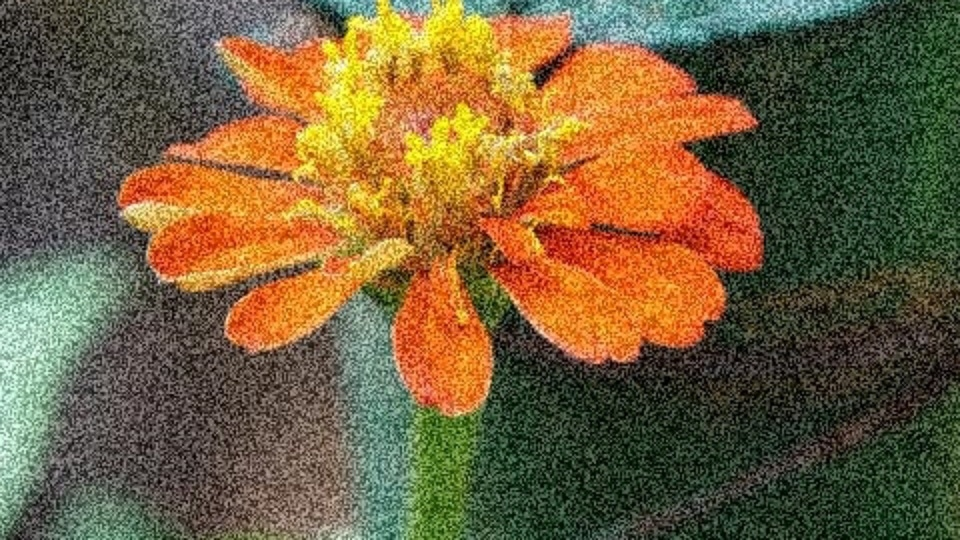
#> input picture image/noise_hoa.jpg, 960 x 540 px
$ jupyter execute test.ipynb   (shell and % lines are left out)
#> lines starting #> are read from the running program, lines starting #| are printed output that depends on the picture
[cell 1]
"""
ĐỀ TÀI 4: PHÂN TÍCH SVD VÀ ỨNG DỤNG TRONG XỬ LÝ ẢNH
Đáp ứng đầy đủ: Phân tích định lượng (Chuẩn Frobenius) + Trực quan khử nhiễu + So sánh Gốc vs Tốt nhất.
Chạy trực tiếp trên Jupyter Notebook (.ipynb)
"""

# ==================== TỰ ĐỘNG CÀI THƯ VIỆN NẾU THIẾU ====================
try:
    import skimage
    import numpy
    import PIL
    import matplotlib
except ModuleNotFoundError:
    print("Hệ thống đang cài đặt các thư viện cần thiết...")
    %pip install scikit-image numpy pillow matplotlib

# Cấu hình hiển thị đồ thị của matplotlib ngay trong Notebook

import os
import numpy as np
from PIL import Image
import matplotlib.pyplot as plt
from skimage.metrics import structural_similarity as ssim


# ==================== CẤU HÌNH HỆ THỐNG ====================
IMAGE_PATH = "image/noise_hoa.jpg"         # <-- Đường dẫn đến file ảnh của bạn
K_VALUES = [20, 50, 100, 150, 250]  # <-- Tăng dải k để giữ lại chi tiết sắc nét cho ảnh màu
NGUONG_NANG_LUONG = 0.98            # <-- Nâng lên 98% năng lượng để ảnh tốt nhất nét căng, không bị nhòe
OUTPUT_DIR = "ket_qua_svd"
MATRIX_DIR = "ma_tran_day_du"
# ===========================================================


def buoc1_doc_anh(path):
    """Đọc ảnh đầu vào và chuyển thành mảng số thực."""
    if not os.path.exists(path):
        raise FileNotFoundError(f"Không tìm thấy file ảnh '{path}'. Bạn hãy kiểm tra lại xem ảnh đã đặt đúng tên và nằm cùng thư mục với file .ipynb chưa nhé!")

    img_pil = Image.open(path)
    img = np.array(img_pil, dtype=float)

    if img.ndim == 3 and img.shape[2] == 4:
        img = img[:, :, :3]

    print("=" * 75)
    print(f"Đã đọc ảnh thành công: {path}")
    print(f"Kích thước ảnh: {img.shape[0]} x {img.shape[1]} | Số kênh màu: {img.shape[2] if img.ndim == 3 else 1}")
    print("=" * 75)
    return img


def buoc2_phan_biet_xam_mau(img):
    """Phân biệt ảnh xám hay ảnh màu (kể cả trường hợp ảnh xám lưu dưới dạng 3 kênh RGB)."""
    if img.ndim == 2:
        is_color = False
    elif img.ndim == 3 and img.shape[2] == 3:
        is_color = not (
            np.array_equal(img[:, :, 0], img[:, :, 1])
            and np.array_equal(img[:, :, 1], img[:, :, 2])
        )
    else:
        raise ValueError(f"Định dạng ảnh không hỗ trợ, shape = {img.shape}")

    if is_color:
        print(">>> PHÂN LOẠI: Ảnh MÀU  => Tiến hành tách thành 3 ma trận độc lập R, G, B\n")
    else:
        print(">>> PHÂN LOẠI: Ảnh XÁM  => Tiến hành tạo ra 1 ma trận cường độ sáng A\n")
    return is_color


def buoc3_tach_ma_tran(img, is_color):
    """Tách ảnh thành ma trận các kênh tương ứng và xuất dữ liệu thô ra file CSV."""
    if is_color:
        channels = [img[:, :, 0], img[:, :, 1], img[:, :, 2]]
        channel_names = ["R", "G", "B"]
    else:
        A = img[:, :, 0] if img.ndim == 3 else img
        channels = [A]
        channel_names = ["A"]

    m, n = channels[0].shape
    os.makedirs(MATRIX_DIR, exist_ok=True)
    for ch, name in zip(channels, channel_names):
        csv_path = os.path.join(MATRIX_DIR, f"ma_tran_{name}_{m}x{n}.csv")
        np.savetxt(csv_path, ch, delimiter=",", fmt="%.4f")
    print(f"-> Đã xuất toàn bộ dữ liệu ma trận ảnh ({m}x{n}) ra thư mục gốc '{MATRIX_DIR}/'")
    return channels, channel_names, m, n


def buoc4_svd(channels, channel_names):
    """Phân tích SVD thành phần cho từng ma trận kênh."""
    U_list, S_list, Vt_list = [], [], []
    for ch, name in zip(channels, channel_names):
        U, S, Vt = np.linalg.svd(ch, full_matrices=False)
        U_list.append(U)
        S_list.append(S)
        Vt_list.append(Vt)
        print(f"--- Kênh {name}: Phân tích SVD xong | Tổng số giá trị kỳ dị = {len(S)}")
    print()
    return U_list, S_list, Vt_list


def buoc5_tim_k_toi_uu(S_list, channel_names, nguong):
    """Tự động xác định giá trị k tối ưu dựa vào phân bổ năng lượng trị kỳ dị."""
    k_toi_uu_per_channel = []
    for S, name in zip(S_list, channel_names):
        energy_cumsum = np.cumsum(S ** 2) / np.sum(S ** 2)
        idx_can_thiet = np.searchsorted(energy_cumsum, nguong) + 1
        k_toi_uu_per_channel.append(idx_can_thiet)

    k_toi_uu = int(max(k_toi_uu_per_channel))
    print(f">>> K TỐI ƯU TỰ ĐỘNG CHỌN (Ngưỡng {nguong*100:.0f}% năng lượng): k = {k_toi_uu}\n")
    return k_toi_uu


def low_rank_approx(U, S, Vt, k):
    """Công thức toán học Truncated SVD chuẩn: Ak = Uk * Sk * Vk^T"""
    return U[:, :k] @ np.diag(S[:k]) @ Vt[:k, :]


def buoc6_tai_tao_anh(U_list, S_list, Vt_list, k_values, is_color):
    """Tái tạo ảnh ở từng mức hạng k khác nhau."""
    ket_qua_anh = []
    for k in k_values:
        approx_channels = [
            low_rank_approx(U, S, Vt, k) for U, S, Vt in zip(U_list, S_list, Vt_list)
        ]
        if is_color:
            Ak_full = np.stack(approx_channels, axis=2)
        else:
            Ak_full = approx_channels[0]

        Ak_full = np.clip(Ak_full, 0, 255).astype(np.uint8)
        ket_qua_anh.append(Ak_full)
    return ket_qua_anh


def buoc7_danh_gia_dinh_luong(img_goc_uint8, ket_qua_anh, k_values, m, n, so_kenh_luu, is_color, idx_k_toi_uu, S_list):
    """
    ĐÁP ỨNG GHI CHÚ ĐỀ BÀI: Phân tích định lượng kết hợp Chuẩn Frobenius
    Tính toán dựa theo định lý Eckart-Young: ||A - Ak||_F = sqrt(sum(sigma_i^2)) từ i=k+1 đến r
    """
    mse_list, psnr_list, ssim_list, cr_list, frob_err_list = [], [], [], [], []

    print(f"{'k':>5} | {'MSE':>9} | {'PSNR(dB)':>8} | {'SSIM':>7} | {'Tỷ lệ nén':>9} | {'Chuẩn Frob Error':>18}")
    print("=" * 75)

    for idx, k in enumerate(k_values):
        Ak_full = ket_qua_anh[idx]

        err = img_goc_uint8.astype(float) - Ak_full.astype(float)
        mse_val = float(np.mean(err ** 2))
        psnr_val = 10 * np.log10((255.0 ** 2) / mse_val) if mse_val > 0 else float("inf")

        if is_color:
            ssim_val = ssim(img_goc_uint8, Ak_full, channel_axis=2)
        else:
            ssim_val = ssim(img_goc_uint8, Ak_full)

        cr_val = (m * n * so_kenh_luu) / (k * (m + n + 1) * so_kenh_luu)

        frob_err_sq = 0
        for S in S_list:
            if k < len(S):
                frob_err_sq += np.sum(S[k:] ** 2)
        frob_err_val = np.sqrt(frob_err_sq)

        mse_list.append(mse_val)
        psnr_list.append(psnr_val)
        ssim_list.append(ssim_val)
        cr_list.append(cr_val)
        frob_err_list.append(frob_err_val)

        danh_dau = "  <-- K TỐI ƯU" if idx == idx_k_toi_uu else ""
        print(f"{k:>5} | {mse_val:>9.2f} | {psnr_val:>8.2f} | {ssim_val:>7.3f} | {cr_val:>8.1f}x | {frob_err_val:>18.2f}{danh_dau}")

    print("=" * 75 + "\n")
    return mse_list, psnr_list, ssim_list, cr_list, frob_err_list


def buoc8_so_sanh_truc_quan(img_goc_uint8, ket_qua_anh, k_values, psnr_list, frob_err_list, is_color, ten_file):
    """Hiển thị chuỗi ảnh so sánh đa mức hạng k để phân tích trực quan khả năng mượt ảnh."""
    os.makedirs(OUTPUT_DIR, exist_ok=True)
    cmap = None if is_color else "gray"

    n_plots = len(k_values) + 1
    fig, axes = plt.subplots(1, n_plots, figsize=(3.8 * n_plots, 4))

    if n_plots == 1:
        axes = [axes]

    axes[0].imshow(img_goc_uint8, cmap=cmap)
    axes[0].set_title("Ảnh gốc (Nhiễu)")
    axes[0].axis("off")

    for idx, (ax, k, Ak_full, psnr_val) in enumerate(zip(axes[1:], k_values, ket_qua_anh, psnr_list)):
        ax.imshow(Ak_full, cmap=cmap)
        ax.set_title(f"k = {k}\nPSNR: {psnr_val:.1f}dB\nErr_Frob: {frob_err_list[idx]:.1f}")
        ax.axis("off")

    plt.suptitle("SO SÁNH TRỰC QUAN KHỬ NHIỄU VÀ LÀM MƯỢT ẢNH BẰNG TRUNCATED SVD", y=1.08, fontsize=13, fontweight='bold')
    plt.tight_layout()

    plt.savefig(os.path.join(OUTPUT_DIR, f"{ten_file}_so_sanh_da_muc_k.png"), dpi=150, bbox_inches='tight')
    plt.show()


def buoc9_so_sanh_goc_vs_toi_uu(img_goc_uint8, ket_qua_anh, idx_k_toi_uu, k_toi_uu,
                                mse_list, psnr_list, ssim_list, cr_list, frob_err_list,
                                is_color, ten_file):
    """Vẽ và lưu riêng hình so sánh đôi chất lượng cao giữa Ảnh gốc vs Ảnh tối ưu tốt nhất."""
    anh_toi_uu = ket_qua_anh[idx_k_toi_uu]
    cmap = None if is_color else "gray"

    print("=" * 75)
    print(f"BÁO CÁO KẾT QUẢ ĐỊNH LƯỢNG TẠI ĐIỂM TỐI ƯU NHẤT (k = {k_toi_uu})")
    print("=" * 75)
    print(f"  + Sai số toàn phương trung bình (MSE) : {mse_list[idx_k_toi_uu]:.3f}")
    print(f"  + Tỉ số tín hiệu cực đại trên nhiễu (PSNR) : {psnr_list[idx_k_toi_uu]:.2f} dB")
    print(f"  + Chỉ số tương đồng cấu trúc (SSIM)   : {ssim_list[idx_k_toi_uu]:.4f}")
    print(f"  + Tỷ lệ nén dữ liệu hình ảnh (CR)     : {cr_list[idx_k_toi_uu]:.2f}x")
    print(f"  + Sai số Định lượng chuẩn Frobenius   : {frob_err_list[idx_k_toi_uu]:.2f}")
    print("=" * 75 + "\n")

    out_img_path = os.path.join(OUTPUT_DIR, f"{ten_file}_K_TOI_UU_KHI_KHU_NHIEU.png")
    Image.fromarray(anh_toi_uu).save(out_img_path)

    fig, axes = plt.subplots(1, 2, figsize=(10, 5))

    axes[0].imshow(img_goc_uint8, cmap=cmap)
    axes[0].set_title("Ảnh Gốc (Bị Nhiễu Hạt Tần Số Cao)", fontsize=11, fontweight='bold')
    axes[0].axis("off")

    axes[1].imshow(anh_toi_uu, cmap=cmap)
    axes[1].set_title(
        f"Ảnh Kết Quả Tốt Nhất (k = {k_toi_uu})\n"
        f"PSNR: {psnr_list[idx_k_toi_uu]:.2f}dB | SSIM: {ssim_list[idx_k_toi_uu]:.3f}\n"
        f"Err_Frob: {frob_err_list[idx_k_toi_uu]:.1f} | Tỷ lệ nén: {cr_list[idx_k_toi_uu]:.1f}x",
        fontsize=11, fontweight='bold'
    )
    axes[1].axis("off")

    plt.suptitle(f"SO SÁNH ĐÔI TRỰC QUAN: ẢNH GỐC VS ẢNH XẤP XỈ HẠNG THẤP TỐI ƯU",
                 y=1.06, fontsize=13, fontweight='bold', color='darkblue')
    plt.tight_layout()

    fig_path = os.path.join(OUTPUT_DIR, f"{ten_file}_K_TOI_UU_so_sanh_doi.png")
    plt.savefig(fig_path, dpi=150, bbox_inches='tight')
    print(f"-> Đã xuất và lưu hình so sánh đôi thành công tại: {fig_path}")
    plt.show()


def main():
    ten_file = os.path.splitext(os.path.basename(IMAGE_PATH))[0]

    img = buoc1_doc_anh(IMAGE_PATH)
#> in buoc1_doc_anh, img_pil is the input picture: PIL image 960x540 RGB; mean R, G, B 116.7, 96, 60.4
#| Kích thước ảnh: 540 x 960 | Số kênh màu: 3
    is_color = buoc2_phan_biet_xam_mau(img)
#> in buoc2_phan_biet_xam_mau, `is_color = not ( np.array_equal(img[:, :, 0], img[:, :, 1]) and np.arr..`: is_color = True
#> is_color = True
    channels, channel_names, m, n = buoc3_tach_ma_tran(img, is_color)
#> the loop in buoc3_tach_ma_tran, `for ch, name in zip(channels, channel_names):` made 3 passes
#> name on passes 1 to 3: 'R', 'G', 'B'
#| -> Đã xuất toàn bộ dữ liệu ma trận ảnh (540x960) ra thư mục gốc 'ma_tran_day_du/'
#> channels = 3 items; channel_names = ['R', 'G', 'B']; m = 540; n = 960
    U_list, S_list, Vt_list = buoc4_svd(channels, channel_names)
#> the loop in buoc4_svd, `for ch, name in zip(channels, channel_names):` made 3 passes
#> (printed output is left out)
#> pass 1, in buoc4_svd, `U, S, Vt = np.linalg.svd(ch, full_matrices=False)`:
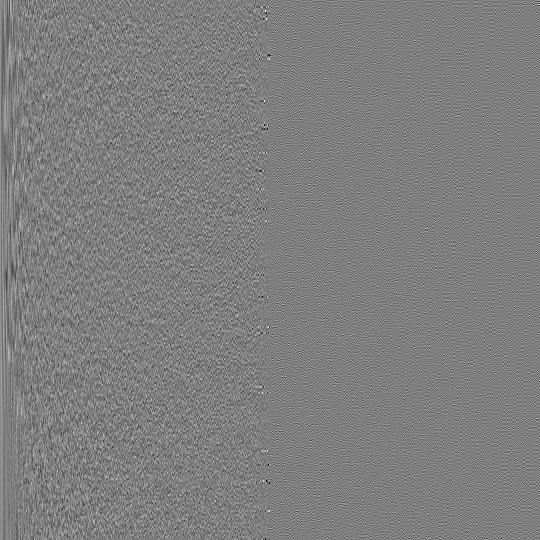
#> U: shape (540, 540) float64; min -0.317, max 0.321, mean 9.83e-05; drawn with min black and max white
#> pass 1, in buoc4_svd, `U, S, Vt = np.linalg.svd(ch, full_matrices=False)`:
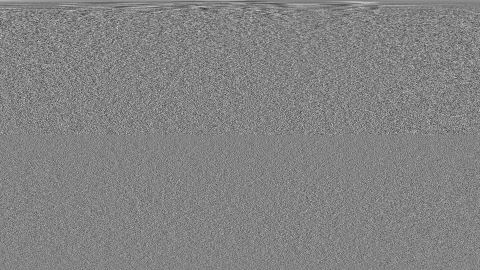
#> Vt: shape (540, 960) float64 (shown at 1/2 size); min -0.164, max 0.155, mean 6.5e-05; drawn with min black and max white
#> pass 2, in buoc4_svd, `U, S, Vt = np.linalg.svd(ch, full_matrices=False)`:
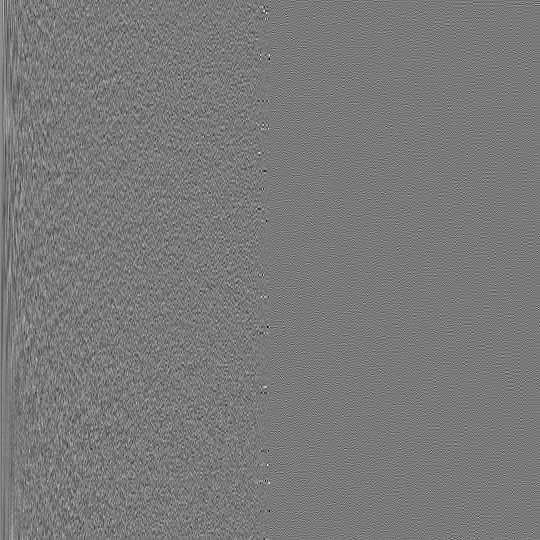
#> U: shape (540, 540) float64; min -0.325, max 0.354, mean 7.19e-05; drawn with min black and max white
#> pass 2, in buoc4_svd, `U, S, Vt = np.linalg.svd(ch, full_matrices=False)`:
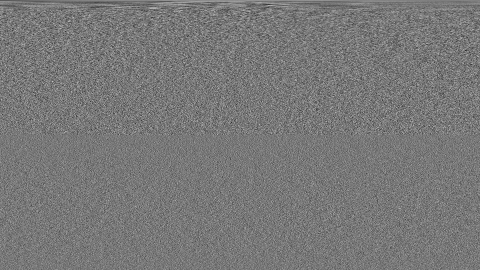
#> Vt: shape (540, 960) float64 (shown at 1/2 size); min -0.156, max 0.174, mean 5.01e-05; drawn with min black and max white
#> after the loop in buoc4_svd, `for ch, name in zip(channels, channel_names):`: S_list = 3 items
#> U_list = 3 items; S_list = 3 items; Vt_list = 3 items

    k_values = [k for k in K_VALUES if k <= min(m, n)]
#> k_values = [20, 50, 100, 150, 250]
    k_toi_uu = buoc5_tim_k_toi_uu(S_list, channel_names, NGUONG_NANG_LUONG)
#> the loop in buoc5_tim_k_toi_uu, `for S, name in zip(S_list, channel_names):` made 3 passes
#> (name, idx_can_thiet) on passes 1 to 3: ('R', 45), ('G', 82), ('B', 131)
#> after the loop in buoc5_tim_k_toi_uu, `for S, name in zip(S_list, channel_names):`: k_toi_uu_per_channel = [45, 82, 131]
#> in buoc5_tim_k_toi_uu, `k_toi_uu = int(max(k_toi_uu_per_channel))`: k_toi_uu = 131
#| >>> K TỐI ƯU TỰ ĐỘNG CHỌN (Ngưỡng 98% năng lượng): k = 131
#> k_toi_uu = 131

    if k_toi_uu not in k_values:
        k_values = sorted(k_values + [k_toi_uu])
#> k_values = [20, 50, 100, 131, 150, 250]
    idx_k_toi_uu = k_values.index(k_toi_uu)
#> idx_k_toi_uu = 3

    ket_qua_anh = buoc6_tai_tao_anh(U_list, S_list, Vt_list, k_values, is_color)
#> the loop in buoc6_tai_tao_anh, `for k in k_values:` made 6 passes
#> k on passes 1 to 6: 20, 50, 100, 131, 150, 250
#> pass 1, in buoc6_tai_tao_anh, `Ak_full = np.stack(approx_channels, axis=2)`:
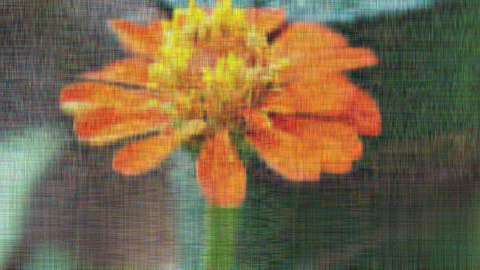
#> Ak_full: shape (540, 960, 3) float64 (shown at 1/2 size); mean of channels 0, 1, 2 116.7, 96, 60.4; drawn with min black and max white
#> pass 2, in buoc6_tai_tao_anh, `Ak_full = np.clip(Ak_full, 0, 255).astype(np.uint8)`:
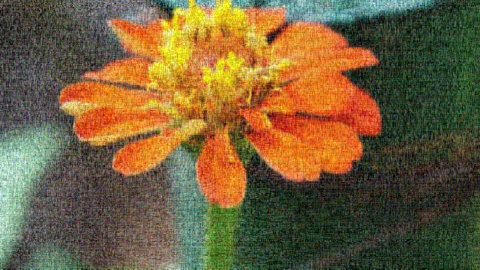
#> Ak_full: shape (540, 960, 3) (shown at 1/2 size); mean of channels 0, 1, 2 116.2, 95.5, 60; drawn as R, G, B
#> after the loop in buoc6_tai_tao_anh, `for k in k_values:`: ket_qua_anh = 6 items
#> ket_qua_anh = 6 items

    if is_color:
        img_goc_uint8 = np.clip(np.stack(channels, axis=2), 0, 255).astype(np.uint8)
    else:
        img_goc_uint8 = np.clip(channels[0], 0, 255).astype(np.uint8)

    # Đánh giá định lượng mở rộng Chuẩn Frobenius
    mse_list, psnr_list, ssim_list, cr_list, frob_err_list = buoc7_danh_gia_dinh_luong(
        img_goc_uint8, ket_qua_anh, k_values, m, n, len(channels), is_color, idx_k_toi_uu, S_list
    )
#> the loop in buoc7_danh_gia_dinh_luong, `for idx, k in enumerate(k_values):` made 6 passes
#> (k, mse_val, psnr_val, ssim_val, cr_val, frob_err_val, danh_dau) on passes 1 to 6: (20, 552.9, 20.7, 0.323, 17.27, 29317.8, ''), (50, 358.3, 22.59, 0.589, 6.91, 23609.6, ''), (100, 177.5, 25.64, 0.814, 3.45, 16640.1, ''), (131, 109.1, 27.75, 0.89, 2.64, 13053.8, '  <-- K TỐI ƯU'), (150, 78.25, 29.2, 0.922, 2.3, 11057, ''), (250, 4.44, 41.65, 0.996, 1.38, 2546.6, '')
#> (printed output is left out)
#> pass 1, in buoc7_danh_gia_dinh_luong, `err = img_goc_uint8.astype(float) - Ak_full.astype(float)`:
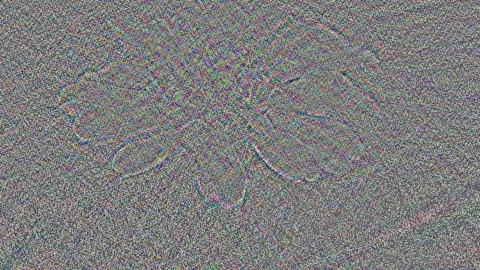
#> err: shape (540, 960, 3) float64 (shown at 1/2 size); mean R, G, B 0.5, 0.5, 0.5; drawn with min black and max white
#> pass 2, in buoc7_danh_gia_dinh_luong, `err = img_goc_uint8.astype(float) - Ak_full.astype(float)`:
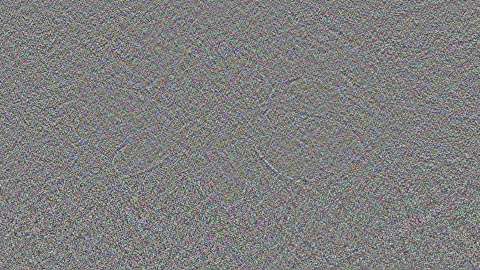
#> err: shape (540, 960, 3) float64 (shown at 1/2 size); mean R, G, B 0.5, 0.5, 0.5; drawn with min black and max white
#> pass 3, in buoc7_danh_gia_dinh_luong, `err = img_goc_uint8.astype(float) - Ak_full.astype(float)`:
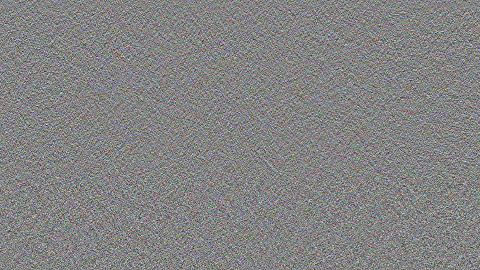
#> err: shape (540, 960, 3) float64 (shown at 1/2 size); mean R, G, B 0.5, 0.5, 0.4; drawn with min black and max white
#> after the loop in buoc7_danh_gia_dinh_luong, `for idx, k in enumerate(k_values):`: cr_list = [17.27, 6.91, 3.45, 2.64, 2.3, 1.38]; frob_err_list = [29317.8, 23609.6, 16640.1, 13053.8, 11057, 2546.6]; mse_list = [552.9, 358.3, 177.5, 109.1, 78.25, 4.44]; psnr_list = [20.7, 22.59, 25.64, 27.75, 29.2, 41.65]; ssim_list = [0.323, 0.589, 0.814, 0.89, 0.922, 0.996]
#> mse_list = [552.9, 358.3, 177.5, 109.1, 78.25, 4.44]; psnr_list = [20.7, 22.59, 25.64, 27.75, 29.2, 41.65]; ssim_list = [0.323, 0.589, 0.814, 0.89, 0.922, 0.996]; cr_list = [17.27, 6.91, 3.45, 2.64, 2.3, 1.38]

    # Đánh giá trực quan chuỗi đa cấu hình k
    buoc8_so_sanh_truc_quan(img_goc_uint8, ket_qua_anh, k_values, psnr_list, frob_err_list, is_color, ten_file)
#> in buoc8_so_sanh_truc_quan, `n_plots = len(k_values) + 1`: n_plots = 7
#> the loop in buoc8_so_sanh_truc_quan, `for idx, (ax, k, Ak_full, psnr_val) in enumerate(zip(axes[1:], k_value..` made 6 passes
#> (k, psnr_val) on passes 1 to 6: (20, 20.7), (50, 22.59), (100, 25.64), (131, 27.75), (150, 29.2), (250, 41.65)
#> in buoc8_so_sanh_truc_quan, `plt.savefig(os.path.join(OUTPUT_DIR, f"{ten_file}_so_sanh_da_muc_k.png..`:
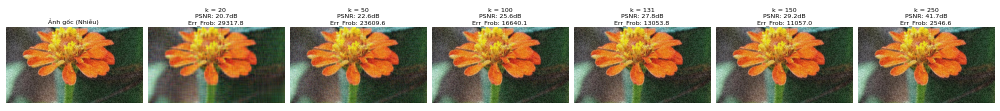
#> figure drawn by matplotlib, 7 panels

    # Đánh giá so sánh đôi trực quan (Ảnh gốc vs Ảnh tốt nhất)
    buoc9_so_sanh_goc_vs_toi_uu(
        img_goc_uint8, ket_qua_anh, idx_k_toi_uu, k_toi_uu,
        mse_list, psnr_list, ssim_list, cr_list, frob_err_list,
        is_color, ten_file
    )
#| BÁO CÁO KẾT QUẢ ĐỊNH LƯỢNG TẠI ĐIỂM TỐI ƯU NHẤT (k = 131)
#|   + Sai số toàn phương trung bình (MSE) : 109.075
#|   + Tỉ số tín hiệu cực đại trên nhiễu (PSNR) : 27.75 dB
#|   + Chỉ số tương đồng cấu trúc (SSIM)   : 0.8899
#|   + Tỷ lệ nén dữ liệu hình ảnh (CR)     : 2.64x
#|   + Sai số Định lượng chuẩn Frobenius   : 13053.82


# Kích hoạt chương trình chạy trên Jupyter (.ipynb)
main()
